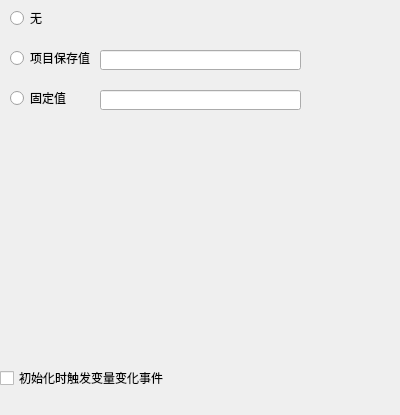
<?xml version="1.0" encoding="UTF-8"?>
<ui version="4.0">
 <class>CVariableInitializeDialog</class>
 <widget class="QDialog" name="CVariableInitializeDialog">
  <property name="geometry">
   <rect>
    <x>0</x>
    <y>0</y>
    <width>400</width>
    <height>415</height>
   </rect>
  </property>
  <property name="windowTitle">
   <string>Dialog</string>
  </property>
  <widget class="QRadioButton" name="fixedvalradio">
   <property name="geometry">
    <rect>
     <x>10</x>
     <y>90</y>
     <width>340</width>
     <height>16</height>
    </rect>
   </property>
   <property name="minimumSize">
    <size>
     <width>340</width>
     <height>16</height>
    </size>
   </property>
   <property name="text">
    <string>固定值</string>
   </property>
  </widget>
  <widget class="QRadioButton" name="noneradio">
   <property name="geometry">
    <rect>
     <x>10</x>
     <y>10</y>
     <width>371</width>
     <height>16</height>
    </rect>
   </property>
   <property name="text">
    <string>无</string>
   </property>
  </widget>
  <widget class="QRadioButton" name="lastvalradio">
   <property name="geometry">
    <rect>
     <x>10</x>
     <y>50</y>
     <width>340</width>
     <height>16</height>
    </rect>
   </property>
   <property name="text">
    <string>项目保存值 </string>
   </property>
  </widget>
  <widget class="QLineEdit" name="fixedvaledit">
   <property name="geometry">
    <rect>
     <x>100</x>
     <y>90</y>
     <width>201</width>
     <height>20</height>
    </rect>
   </property>
  </widget>
  <widget class="QLineEdit" name="lastvaledit">
   <property name="geometry">
    <rect>
     <x>100</x>
     <y>50</y>
     <width>201</width>
     <height>20</height>
    </rect>
   </property>
   <property name="readOnly">
    <bool>true</bool>
   </property>
  </widget>
  <widget class="QCheckBox" name="eventcheckbox">
   <property name="geometry">
    <rect>
     <x>0</x>
     <y>370</y>
     <width>371</width>
     <height>16</height>
    </rect>
   </property>
   <property name="text">
    <string>初始化时触发变量变化事件</string>
   </property>
  </widget>
 </widget>
 <resources/>
 <connections/>
</ui>
